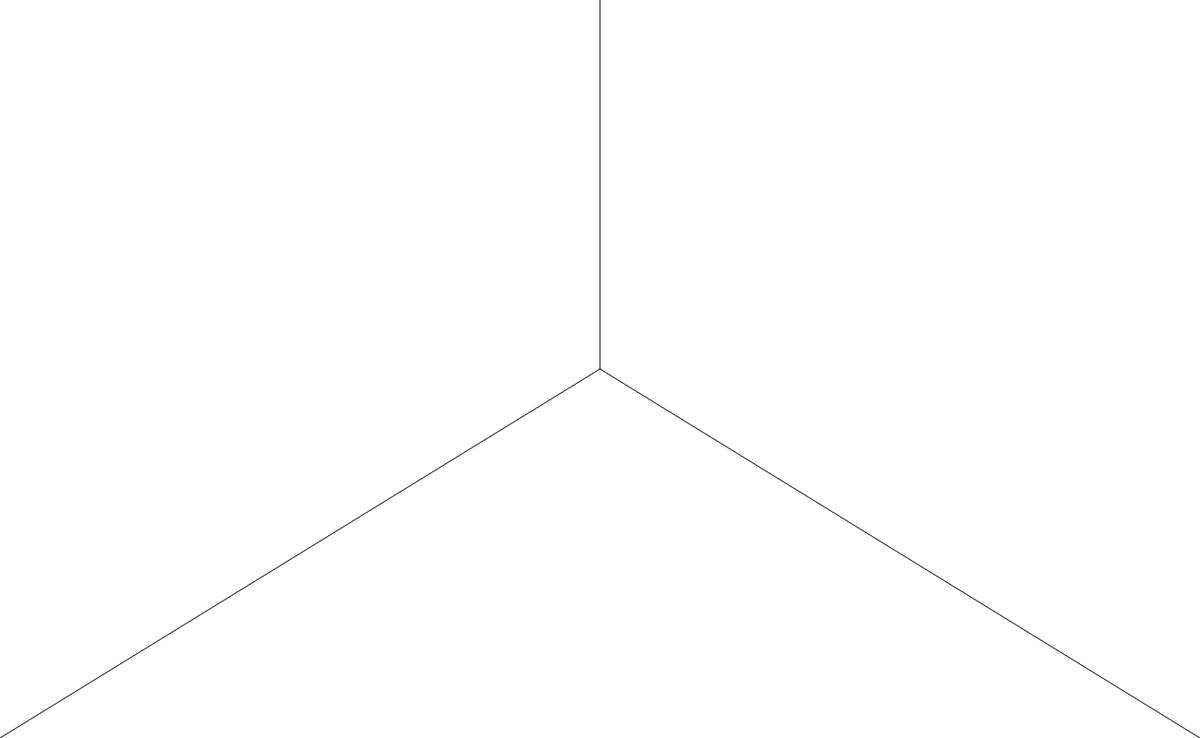
Frame 1 (no input)
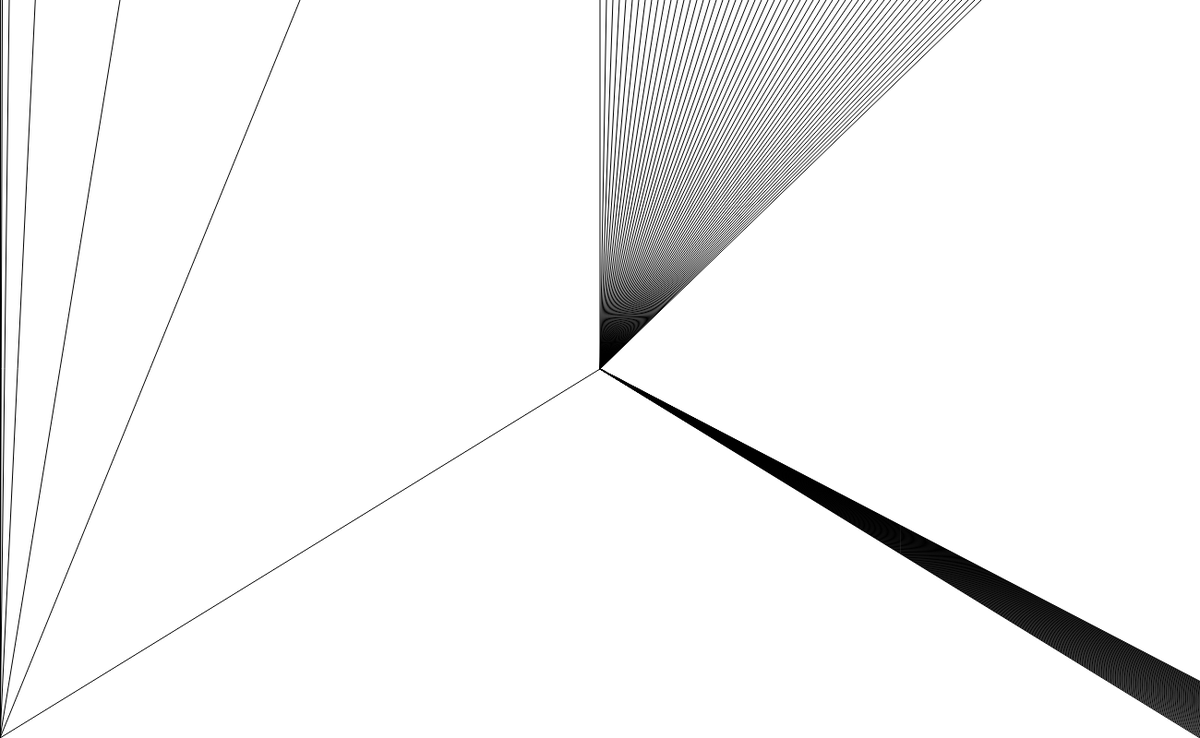
Frame 60 (no input)
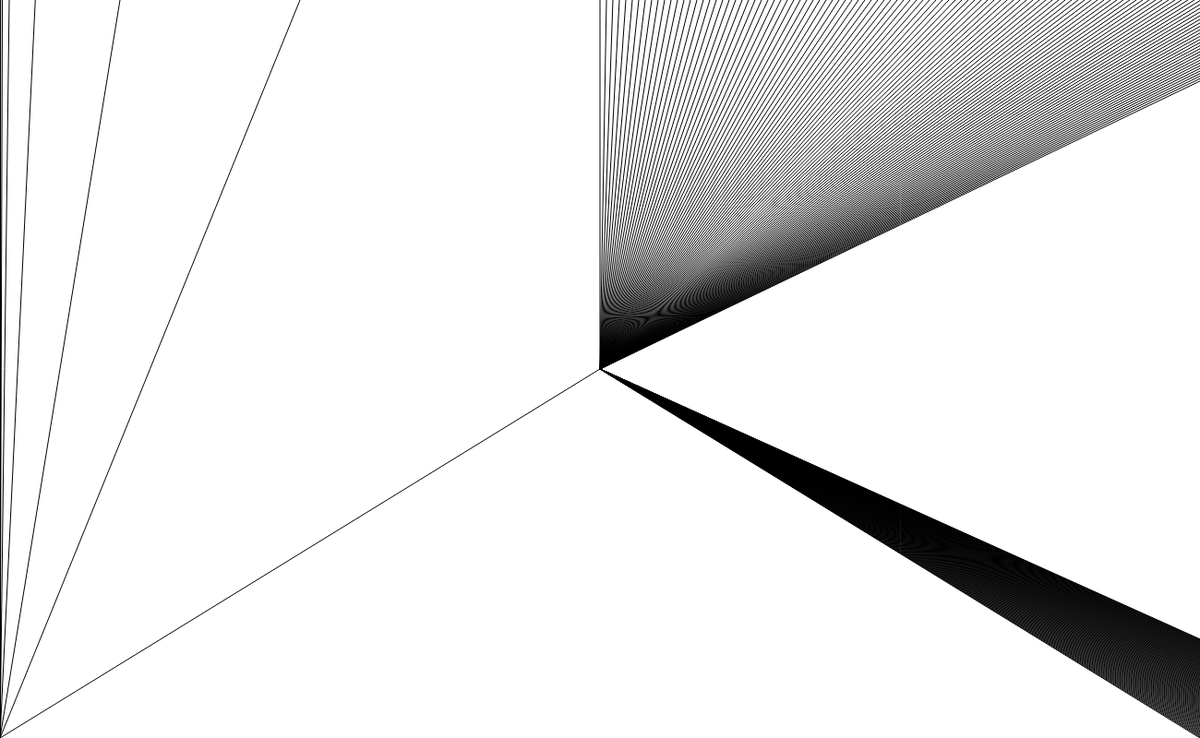
Frame 120 (the mouse pressed at the canvas centre since frame 60)

The p5.js sketch that drew these frames (run headless with seeded random() and noise() and a simulated clock; from frame 60 on, the mouse is pressed at the canvas centre):

// p5.js sketch
// ── sketch.js
x1 = 650;
y1 = 0;
x2 = 650;
y2 = 400;
x3 = 0;
y3 = 800;
x4 = 650;
y4 = 400;
x5 = 650;
y5 = 400;
x6 = 1300;
y6 = 800;

function setup() {
  createCanvas(1300, 800);
  frameRate(30);
}

function draw(){
  strokeWeight+=4;
  line(x1, y1, x2, y2);
  x1+=7;
  line(x3, y3, x4, y4);
  y4*= -2;
  line(x5, y5, x6, y6);
  x6+=2;
}
